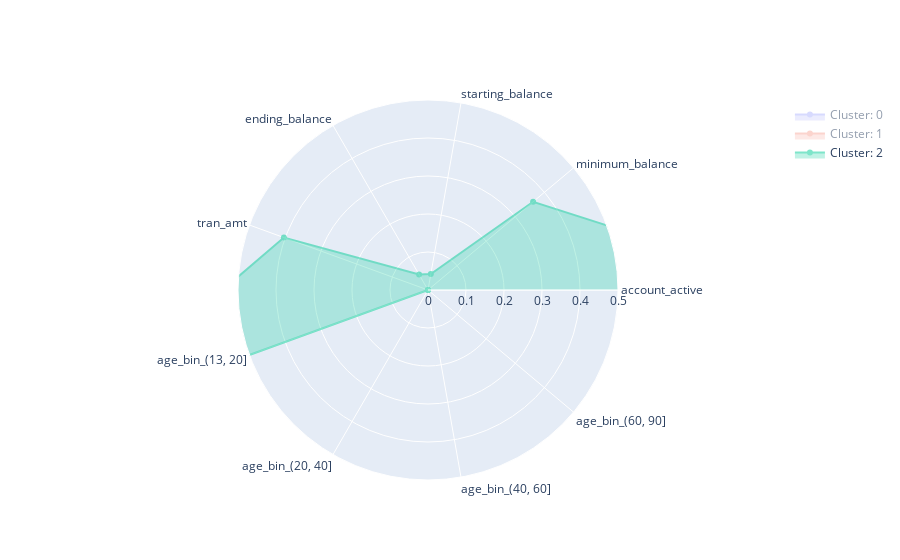

The notebook cell this image was saved under:
### Code cell
plot_radar(saving_radar)

### Figure 1 — Plotly figure (JSON) as saved in the notebook; plotly's stock layout.template omitted (floating-point values rounded to 4 significant figures)
{"data": [{"fill": "toself", "name": "Cluster: 0", "opacity": 0.5, "r": [1, 0.2503, 0.09915, 0.1197, 0.4051, 0, 0.06013, 0.9209, 0.01896], "theta": ["account_active", "minimum_balance", "starting_balance", "ending_balance", "tran_amt", "age_bin_(13, 20]", "age_bin_(20, 40]", "age_bin_(40, 60]", "age_bin_(60, 90]"], "type": "scatterpolar", "visible": "legendonly"}, {"fill": "toself", "name": "Cluster: 1", "opacity": 0.5, "r": [0.7817, 0.2258, 0.02644, 0.04649, 0.4041, 0.03603, 0.4731, 0.07813, 0.4128], "theta": ["account_active", "minimum_balance", "starting_balance", "ending_balance", "tran_amt", "age_bin_(13, 20]", "age_bin_(20, 40]", "age_bin_(40, 60]", "age_bin_(60, 90]"], "type": "scatterpolar", "visible": "legendonly"}, {"fill": "toself", "name": "Cluster: 2", "opacity": 0.5, "r": [1, 0.3611, 0.04265, 0.04691, 0.4036, 1, 0, 0, 0], "theta": ["account_active", "minimum_balance", "starting_balance", "ending_balance", "tran_amt", "age_bin_(13, 20]", "age_bin_(20, 40]", "age_bin_(40, 60]", "age_bin_(60, 90]"], "type": "scatterpolar", "visible": true}], "layout": {"autosize": true, "polar": {"angularaxis": {"type": "category"}, "radialaxis": {"autorange": false, "range": [0, 0.5], "type": "linear", "visible": true}}, "showlegend": true}}
